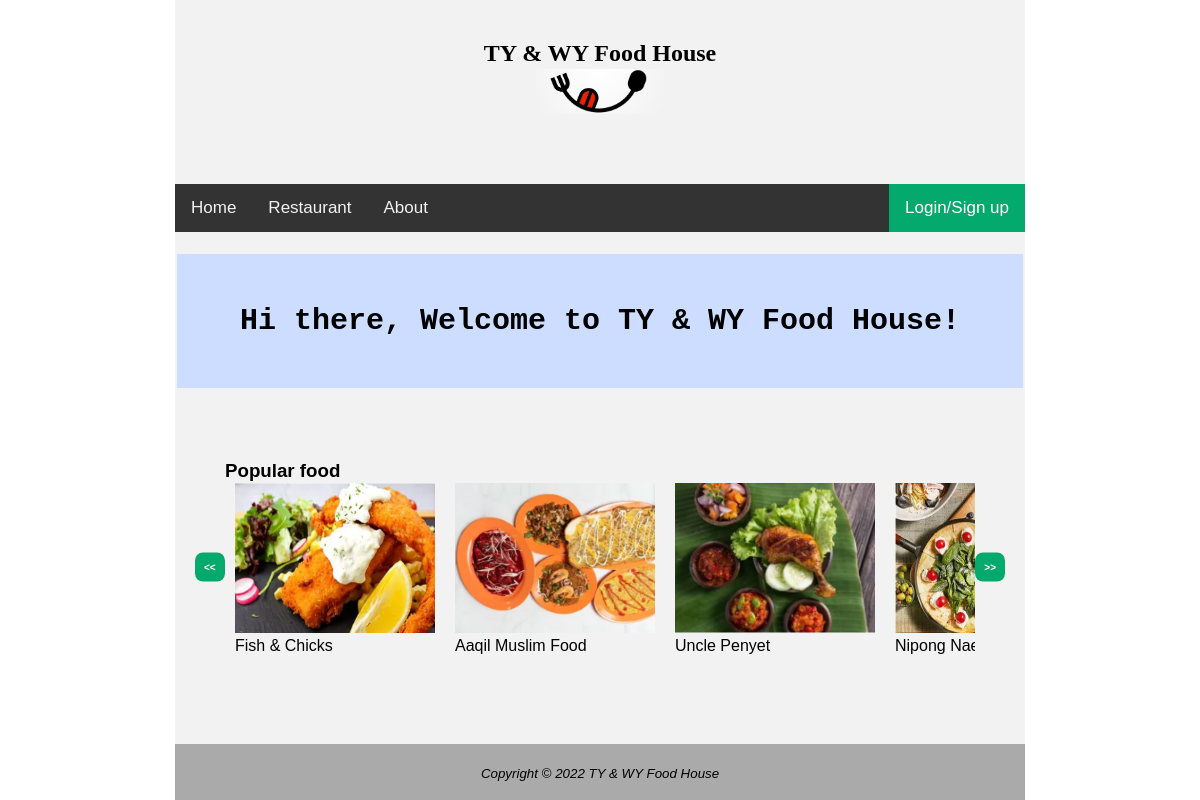
The page / on the database its author committed.
### tables this page shows
create table tblrestaurant ( restaurantid int NOT NULL AUTO_INCREMENT,
			     restaurantname varchar(50),
		             PRIMARY KEY (restaurantid)
		     );

### index.php (the view, shortened to what this page needs)
<?php
include "dbconnect.php";
?>
<!DOCTYPE html>
<html lang="en">
<head>
<link rel="stylesheet" href="fundamentalStyle.css">
<link rel="stylesheet" href="topNavigationBar.css">
</head>
<body onload="scroller();">
<div id="wrapper">
	<header style="padding: 20px 0px">
		<h2 style="text-align:center; margin-bottom:2px; font-family:Comic Sans MS">TY & WY Food House</h2>
		<img src="Foodlogo2.JPG"  class="center">
	</header>
	<div  class="topnav">
	   <a class="active" href="index.php">Home</a>
	   <a href="restaurant.php">Restaurant</a>
	   <a href="about.php">About</a>
	   <?php
			if (!isset($_SESSION['fname'])) {
				echo '<a href="LoginSignup.php" class="split">Login/Sign up</a>';
			}
	   ?>
	</div>
		<table id="mainPage">
		<tr>
			<th id="tabledata">Hi there, Welcome to TY & WY Food House!</th>
		</tr>
		</table>
		<div class="cover">
		<h3 style="display: inline;">Popular food</h3>
			<br>
			<button class="left" onclick="leftScroll(0)"><b><<</b></button>
		  <div class="scroll-images">
		  <?php
			$query = 'SELECT tblr.restaurantid, tblr.restaurantname, sum(tblo.totalquanttity) FROM tblrestaurant tblr '
				     .'left join tblorder tblo on tblr.restaurantid = tblo.restauranttid '
                     .'group by tblr.restaurantid '
					 .'order by sum(tblo.totalquanttity) DESC '
					 .'LIMIT 0,6 ';
			$result = $dbcnx->query($query);
			$length = $result->num_rows;
			for ($i=0; $i < $length; $i++){
				$row = $result->fetch_assoc();
				echo '<div class="child">';
				echo '<a href="menu.php?food='.$row['restaurantid'].'"><img class="child-img" src="food'.$row['restaurantid'].'.JPG" width="200" height="150" alt="image" />'.$row['restaurantname'].'</a>';
				echo '</div>';
			}
		  ?>
			<button class="right" onclick="rightScroll(0)"><b>>></b></button>
		  </div>
		</div>
	<div id="bottompart">
	<footer>
		<small><i>Copyright &copy; 2022 TY & WY Food House
		</i></small>
	</footer>
	</div>
</div>
</body>
</html>

### fundamentalStyle.css (style rules this page uses)
body { margin: 0; font-family: Arial, Helvetica, sans-serif; }
header { background-color:#f2f2f2; padding: 0 20px; }
.center { display: block; margin: 0px auto 50px; width: 15%; }
#wrapper { background-color: #f2f2f2; width: 10%; margin:auto; min-width:850px; }
#bottompart { background-color: #AAAAAA; text-align: center; margin-left: auto; margin-right: auto; }
footer { padding:20px 0; }

### topNavigationBar.css (style rules this page uses)
.topnav { overflow: hidden; background-color: #333; }
.topnav a { float: left; color: #f2f2f2; text-align: center; padding: 14px 16px; text-decoration: none; font-size: 17px; }
.topnav a.split { float: right; background-color: #04AA6D; color: white; }
.split { float: right; color: #f2f2f2; }

### index.php (style rules this page uses)
#mainPage { width: 100%; margin-top: 20px; }
#mainPage th { padding: 50px 0px; background-color: #ccddff; font-family: 'Courier New', monospace; font-size: 30px; }
.scroll-images { width: 100%; height: auto; display: flex; flex-wrap: nowrap; overflow-x: auto; overflow-y: hidden; scroll-behavior: smooth; }
.child { width: 200px; height: 190px; margin: 1px 10px; }
.cover { padding: 0px 30px; position: relative; margin: 70px 20px; }
.left { position: absolute; left: 0; top: 50%; transform: translateY(-50%); }
.right { position: absolute; right: 0; top: 50%; transform: translateY(-50%); }
.cover button { background-color: #04AA6D; color: #ffffff; border: none; border-radius: 8px; padding: 9px 9px; font-size: 10px; cursor: pointer; }
.cover a { text-decoration: none; color: #000000; }

### rows shown on the page
tblrestaurant: shows a picture, restaurantname "Fish & Chicks"
tblrestaurant: shows a picture, restaurantname "Aaqil Muslim Food"
tblrestaurant: shows a picture, restaurantname "Uncle Penyet"
tblrestaurant: shows a picture, restaurantname "Nipong…"
